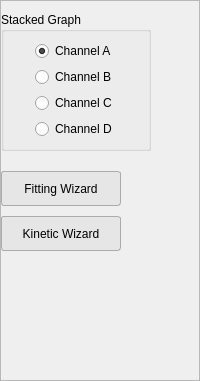
      <widget class="QFrame" name="frame">
       <property name="minimumSize">
        <size>
         <width>130</width>
         <height>300</height>
        </size>
       </property>
       <property name="maximumSize">
        <size>
         <width>400</width>
         <height>16777215</height>
        </size>
       </property>
       <property name="frameShape">
        <enum>QFrame::StyledPanel</enum>
       </property>
       <property name="frameShadow">
        <enum>QFrame::Raised</enum>
       </property>
       <layout class="QVBoxLayout" name="verticalLayout_3">
        <property name="spacing">
         <number>10</number>
        </property>
        <property name="leftMargin">
         <number>0</number>
        </property>
        <property name="rightMargin">
         <number>1</number>
        </property>
        <item>
         <widget class="QGroupBox" name="groupBox">
          <property name="minimumSize">
           <size>
            <width>120</width>
            <height>0</height>
           </size>
          </property>
          <property name="maximumSize">
           <size>
            <width>150</width>
            <height>16777215</height>
           </size>
          </property>
          <property name="title">
           <string>Stacked Graph</string>
          </property>
          <layout class="QVBoxLayout" name="verticalLayout_9">
           <item alignment="Qt::AlignHCenter">
            <widget class="QRadioButton" name="radio_a">
             <property name="text">
              <string>Channel A</string>
             </property>
             <property name="checked">
              <bool>true</bool>
             </property>
            </widget>
           </item>
           <item alignment="Qt::AlignHCenter">
            <widget class="QRadioButton" name="radio_b">
             <property name="text">
              <string>Channel B</string>
             </property>
            </widget>
           </item>
           <item alignment="Qt::AlignHCenter">
            <widget class="QRadioButton" name="radio_c">
             <property name="text">
              <string>Channel C</string>
             </property>
            </widget>
           </item>
           <item alignment="Qt::AlignHCenter">
            <widget class="QRadioButton" name="radio_d">
             <property name="text">
              <string>Channel D</string>
             </property>
            </widget>
           </item>
          </layout>
         </widget>
        </item>
        <item>
         <spacer name="verticalSpacer_6">
          <property name="orientation">
           <enum>Qt::Vertical</enum>
          </property>
          <property name="sizeType">
           <enum>QSizePolicy::Preferred</enum>
          </property>
          <property name="sizeHint" stdset="0">
           <size>
            <width>20</width>
            <height>10</height>
           </size>
          </property>
         </spacer>
        </item>
        <item>
         <widget class="QPushButton" name="fit_wizard_btn">
          <property name="minimumSize">
           <size>
            <width>110</width>
            <height>35</height>
           </size>
          </property>
          <property name="maximumSize">
           <size>
            <width>120</width>
            <height>16777215</height>
           </size>
          </property>
          <property name="font">
           <font>
            <family>Segoe UI</family>
           </font>
          </property>
          <property name="toolTip">
           <string>Launch KD Wizard</string>
          </property>
          <property name="styleSheet">
           <string notr="true">QPushButton {

		background-color: rgb(230, 230, 230);
	    border: 1px solid rgb(171, 171, 171);
		border-radius: 3px;

}

QPushButton::hover{
	background: rgb(253, 253, 253);
	border: 1px raised;
	border-radius: 5px;
}</string>
          </property>
          <property name="text">
           <string>Fitting Wizard</string>
          </property>
         </widget>
        </item>
        <item>
         <widget class="QPushButton" name="kin_wizard_btn">
          <property name="enabled">
           <bool>true</bool>
          </property>
          <property name="minimumSize">
           <size>
            <width>110</width>
            <height>35</height>
           </size>
          </property>
          <property name="maximumSize">
           <size>
            <width>120</width>
            <height>16777215</height>
           </size>
          </property>
          <property name="font">
           <font>
            <family>Segoe UI</family>
           </font>
          </property>
          <property name="toolTip">
           <string>Launch Kinetic Wizard</string>
          </property>
          <property name="styleSheet">
           <string notr="true">QPushButton {

		background-color: rgb(230, 230, 230);
	    border: 1px solid rgb(171, 171, 171);
		border-radius: 3px;

}

QPushButton::hover{
	background: rgb(253, 253, 253);
	border: 1px raised;
	border-radius: 5px;
}</string>
          </property>
          <property name="text">
           <string>Kinetic Wizard</string>
          </property>
         </widget>
        </item>
        <item>
         <spacer name="verticalSpacer_5">
          <property name="orientation">
           <enum>Qt::Vertical</enum>
          </property>
          <property name="sizeType">
           <enum>QSizePolicy::Expanding</enum>
          </property>
          <property name="sizeHint" stdset="0">
           <size>
            <width>20</width>
            <height>30</height>
           </size>
          </property>
         </spacer>
        </item>
        <item>
         <widget class="QFrame" name="file_ctrls">
          <layout class="QHBoxLayout" name="horizontalLayout_9">
           <property name="leftMargin">
            <number>0</number>
           </property>
           <property name="rightMargin">
            <number>0</number>
           </property>
           <item>
            <widget class="QPushButton" name="reset_analysis_btn">
             <property name="sizePolicy">
              <sizepolicy hsizetype="Fixed" vsizetype="Fixed">
               <horstretch>0</horstretch>
               <verstretch>0</verstretch>
              </sizepolicy>
             </property>
             <property name="minimumSize">
              <size>
               <width>30</width>
               <height>30</height>
              </size>
             </property>
             <property name="maximumSize">
              <size>
               <width>30</width>
               <height>30</height>
              </size>
             </property>
             <property name="font">
              <font>
               <family>Segoe UI</family>
               <pointsize>5</pointsize>
              </font>
             </property>
             <property name="mouseTracking">
              <bool>true</bool>
             </property>
             <property name="toolTip">
              <string>Clear All Data</string>
             </property>
             <property name="layoutDirection">
              <enum>Qt::LeftToRight</enum>
             </property>
             <property name="autoFillBackground">
              <bool>false</bool>
             </property>
             <property name="styleSheet">
              <string notr="true">QPushButton{
	border: none;
	background: none;
}

QPushButton::hover{
	background: white;
	border: 1px raised;
	border-radius: 10px;
}</string>
             </property>
             <property name="text">
              <string/>
             </property>
             <property name="icon">
              <iconset resource="ai.qrc">
               <normaloff>:/img/img/reload.png</normaloff>:/img/img/reload.png</iconset>
             </property>
             <property name="iconSize">
              <size>
               <width>25</width>
               <height>25</height>
              </size>
             </property>
             <property name="autoRepeat">
              <bool>false</bool>
             </property>
             <property name="autoExclusive">
              <bool>false</bool>
             </property>
             <property name="autoDefault">
              <bool>false</bool>
             </property>
             <property name="default">
              <bool>false</bool>
             </property>
             <property name="flat">
              <bool>false</bool>
             </property>
            </widget>
           </item>
           <item>
            <widget class="QPushButton" name="import_btn">
             <property name="sizePolicy">
              <sizepolicy hsizetype="Fixed" vsizetype="Fixed">
               <horstretch>0</horstretch>
               <verstretch>0</verstretch>
              </sizepolicy>
             </property>
             <property name="minimumSize">
              <size>
               <width>30</width>
               <height>30</height>
              </size>
             </property>
             <property name="maximumSize">
              <size>
               <width>30</width>
               <height>30</height>
              </size>
             </property>
             <property name="font">
              <font>
               <family>Segoe UI</family>
               <pointsize>5</pointsize>
              </font>
             </property>
             <property name="mouseTracking">
              <bool>true</bool>
             </property>
             <property name="toolTip">
              <string>Import Raw Data</string>
             </property>
             <property name="layoutDirection">
              <enum>Qt::LeftToRight</enum>
             </property>
             <property name="autoFillBackground">
              <bool>false</bool>
             </property>
             <property name="styleSheet">
              <string notr="true">QPushButton{
	border: none;
	background: none;
}

QPushButton::hover{
	background: white;
	border: 1px raised;
	border-radius: 10px;
}</string>
             </property>
             <property name="text">
              <string/>
             </property>
             <property name="icon">
              <iconset resource="ai.qrc">
               <normaloff>:/img/img/folder.png</normaloff>:/img/img/folder.png</iconset>
             </property>
             <property name="iconSize">
              <size>
               <width>23</width>
               <height>23</height>
              </size>
             </property>
             <property name="autoRepeat">
              <bool>false</bool>
             </property>
             <property name="autoExclusive">
              <bool>false</bool>
             </property>
             <property name="autoDefault">
              <bool>false</bool>
             </property>
             <property name="default">
              <bool>false</bool>
             </property>
             <property name="flat">
              <bool>false</bool>
             </property>
            </widget>
           </item>
           <item>
            <widget class="QPushButton" name="export_btn">
             <property name="sizePolicy">
              <sizepolicy hsizetype="Fixed" vsizetype="Fixed">
               <horstretch>0</horstretch>
               <verstretch>0</verstretch>
              </sizepolicy>
             </property>
             <property name="minimumSize">
              <size>
               <width>30</width>
               <height>30</height>
              </size>
             </property>
             <property name="maximumSize">
              <size>
               <width>30</width>
               <height>30</height>
              </size>
             </property>
             <property name="font">
              <font>
               <family>Segoe UI</family>
               <pointsize>5</pointsize>
              </font>
             </property>
             <property name="mouseTracking">
              <bool>true</bool>
             </property>
             <property name="toolTip">
              <string>Export Analysis Data</string>
             </property>
             <property name="layoutDirection">
              <enum>Qt::LeftToRight</enum>
             </property>
             <property name="autoFillBackground">
              <bool>false</bool>
             </property>
             <property name="styleSheet">
              <string notr="true">QPushButton{
	border: none;
	background: none;
}

QPushButton::hover{
	background: white;
	border: 1px raised;
	border-radius: 10px;
}</string>
             </property>
             <property name="text">
              <string/>
             </property>
             <property name="icon">
              <iconset resource="ai.qrc">
               <normaloff>:/img/img/save.png</normaloff>:/img/img/save.png</iconset>
             </property>
             <property name="iconSize">
              <size>
               <width>25</width>
               <height>25</height>
              </size>
             </property>
             <property name="autoRepeat">
              <bool>false</bool>
             </property>
             <property name="autoExclusive">
              <bool>false</bool>
             </property>
             <property name="autoDefault">
              <bool>false</bool>
             </property>
             <property name="default">
              <bool>false</bool>
             </property>
             <property name="flat">
              <bool>false</bool>
             </property>
            </widget>
           </item>
          </layout>
         </widget>
        </item>
        <item>
         <spacer name="verticalSpacer">
          <property name="orientation">
           <enum>Qt::Vertical</enum>
          </property>
          <property name="sizeHint" stdset="0">
           <size>
            <width>20</width>
            <height>30</height>
           </size>
          </property>
         </spacer>
        </item>
       </layout>
      </widget>
